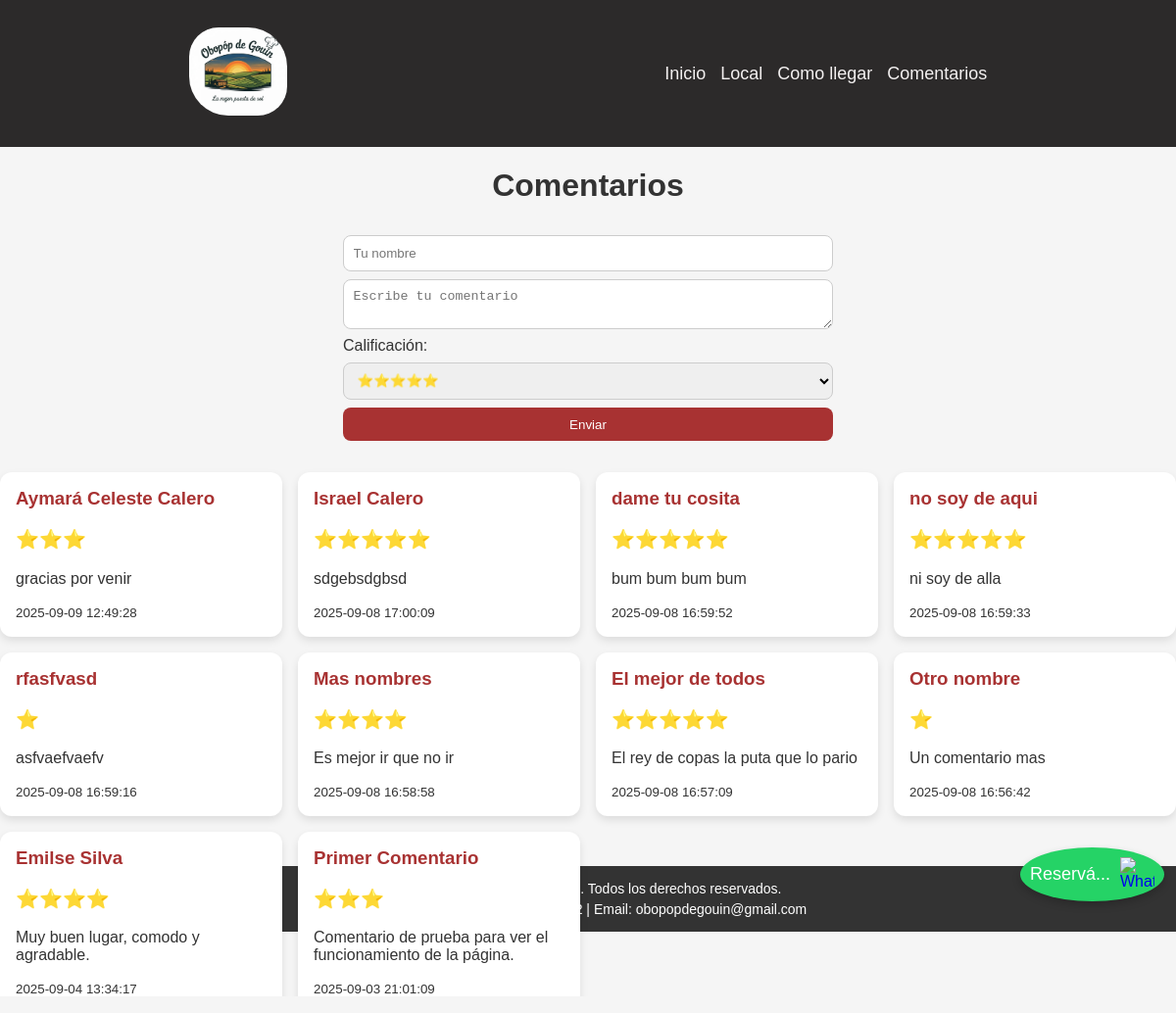
Page /comentarios on the committed database.
### tables this page shows
CREATE TABLE comments (
                            id INTEGER PRIMARY KEY AUTOINCREMENT,
                            name TEXT NOT NULL,
                            comment TEXT NOT NULL,
                            rating INTEGER CHECK(rating BETWEEN 1 AND 5),
                            created_at TIMESTAMP DEFAULT CURRENT_TIMESTAMP
                        );

### app.py (the view, shortened to what this page needs)
@app.route("/comentarios", methods=["GET", "POST"])
def comentarios():
    init_db()
    with sqlite3.connect(DB_NAME) as conn:
        conn.row_factory = sqlite3.Row
        comments = conn.execute("SELECT * FROM comments ORDER BY created_at DESC").fetchall()
    return render_template("comentarios.html", comments=comments)

### app.py (called while the page is built)
def init_db():
    with sqlite3.connect(DB_NAME) as conn:
        conn.execute('''CREATE TABLE IF NOT EXISTS comments (
                            id INTEGER PRIMARY KEY AUTOINCREMENT,
                            name TEXT NOT NULL,
                            comment TEXT NOT NULL,
                            rating INTEGER CHECK(rating BETWEEN 1 AND 5),
                            created_at TIMESTAMP DEFAULT CURRENT_TIMESTAMP
                        )''')

### templates/comentarios.html (shortened to what this page needs)
{% extends "base.html" %}
{% block content %}
<h1>Comentarios</h1>
  <form method="POST" class="comment-form">
    <input type="text" name="name" placeholder="Tu nombre" required>
    <textarea name="comment" placeholder="Escribe tu comentario" required></textarea>
    <label for="rating">Calificación:</label>
    <select name="rating" required>
      <option value="5">⭐⭐⭐⭐⭐</option>
    </select>
    <button type="submit">Enviar</button>
  </form>
  <section class="comments-grid">
    {% for c in comments %}
      <div class="comment-card">
        <h3>{{ c['name'] }}</h3>
        <p class="stars">{% for i in range(c['rating']) %}⭐{% endfor %}</p>
        <p>{{ c['comment'] }}</p>
        <small>{{ c['created_at'] }}</small>
      </div>
    {% endfor %}
  </section>
{% endblock %}

### templates/base.html (shortened to what this page needs)
<!DOCTYPE html>
<html lang="es">
<head>
    <link rel="stylesheet" href="{{url_for('static', filename='css/estilos.css')}}">
</head>
<body>
    <header>
        <div class="logo">
            <img src="{{ url_for('static', filename='img/logo2.jpeg')}}" alt="logo">
        </div>
        <div class="nav">
            <ul>
                <li id="nav_inicio"><a href="{{url_for('inicio')}}">Inicio</a></li>
                <li id="nav_local"><a href="{{url_for('local')}}">Local</a></li>
                <li id="nav_comollegar"><a href="{{url_for('comollegar')}}">Como llegar</a></li>
                <li id="nav_comentarios"><a href="{{url_for('comentarios')}}">Comentarios</a></li>
            </ul>
        </div>
    </header>
    <main>
        {% block content %}{% endblock %}
        <a href="https://wa.me/5491133203512?text=Hola,%20me%20gustaría%20hacer%20una%20reserva%20para%20conocer%20obopóp%20de%20Gouin."
            class="whatsapp-button" target="_blank">
            <p>Reservá...</p>
            <img src="https://cdn-icons-png.flaticon.com/512/733/733585.png" alt="WhatsApp">
        </a>
    </main>
    <footer>
        <p>&copy; 2025 Obopóp de Gouin. Todos los derechos reservados.</p>
        <p>Contacto: +54 9 11 3320 3512 | Email: obopopdegouin@gmail.com</p>
    </footer>
</body>
</html>

### static/css/estilos.css (style rules this page uses)
:root { --bg: #f5f5f5; --card-bg: #ffffff; --text: #333333; --muted: #666666; --primary: #22c55e; --accent: #f59e0b; --border: #dddddd; --radius: 12px; --shadow: 0 4px 12px rgba(0, 0, 0, 0.1); --card-shadow: rgba(0, 0, 0, 0.1); --primary-color: #a83232; }
html, body { margin: 0; padding: 0; font-family: Arial, Helvetica, sans-serif; background-color: var(--bg); color: var(--text); display: flex; flex-direction: column; min-height: 100vh; }
main { position: relative; top: 150px; flex-grow: 1; }
header { background-color: #2c2a2a; display: flex; justify-content: space-around; align-items: center; height: 150px; width: 100%; position: fixed; top: 0; z-index: 1000; }
header a { color: #f3f0f0; text-decoration: none; font-size: 18px; transition: color 0.3s ease; }
header .logo img { width: 100px; height: auto; border-radius: 30px 40px; }
header .nav ul { list-style-type: none; margin: 0; padding: 0; display: flex; gap: 15px; }
.nav { display: block; }
h1 { text-align: center; margin-bottom: 2rem; }
.cards, .comments-grid { display: grid; grid-template-columns: repeat(4, 1fr); gap: 1rem; }
.comment-form { max-width: 500px; margin: 0 auto 2rem; display: flex; flex-direction: column; gap: 0.5rem; }
.comment-form input, .comment-form textarea, .comment-form select, .comment-form button { padding: 0.6rem; border: 1px solid #ccc; border-radius: 8px; }
.comment-form button { background: var(--primary-color); color: white; border: none; cursor: pointer; transition: background 0.3s ease; }
.comment-card { background: var(--card-bg); padding: 1rem; border-radius: 12px; box-shadow: 0 4px 8px var(--card-shadow); transition: transform 0.3s ease; }
.comment-card h3 { margin-top: 0; color: var(--primary-color); }
.stars { font-size: 1.2rem; color: gold; }
.whatsapp-button { position: fixed; bottom: 11%; right: 1%; text-decoration: none; background-color: #25D366; border-radius: 50%; box-shadow: 0 4px 8px rgba(0, 0, 0, 0.2); display: flex; gap: 10px; align-items: center; z-index: 1000; transition: transform 0.3s ease; padding: 10px; }
.whatsapp-button p { color: white; white-space: nowrap; font-size: 18px; margin: 0; }
.whatsapp-button img { width: 35px; height: 35px; }
footer { background-color: #333; color: white; text-align: center; padding: 10px 0; width: 100%; margin-top: auto; }
footer p { margin: 5px 15px; font-size: 14px; width: 100%; }

### rows in the picture
comments: name "Aymará Celeste Calero", rating 3 (drawn), comment "gracias por venir", created_at "2025-09-09 12:49:28"
comments: name "Israel Calero", rating 5 (drawn), comment "sdgebsdgbsd", created_at "2025-09-08 17:00:09"
comments: name "dame tu cosita", rating 5 (drawn), comment "bum bum bum bum", created_at "2025-09-08 16:59:52"
comments: name "no soy de aqui", rating 5 (drawn), comment "ni soy de alla", created_at "2025-09-08 16:59:33"
comments: name "rfasfvasd", rating 1 (drawn), comment "asfvaefvaefv", created_at "2025-09-08 16:59:16"
comments: name "Mas nombres", rating 4 (drawn), comment "Es mejor ir que no ir", created_at "2025-09-08 16:58:58"
comments: name "El mejor de todos", rating 5 (drawn), comment "El rey de copas la puta que lo pario", created_at "2025-09-08 16:57:09"
comments: name "Otro nombre", rating 1 (drawn), comment "Un comentario mas", created_at "2025-09-08 16:56:42"
comments: name "Emilse Silva", rating 4 (drawn), comment "Muy buen lugar, comodo y agradable.", created_at "2025-09-04 13:34:17"
comments: name "Primer Comentario", rating 3 (drawn), comment "Comentario de prueba para ver el funcionamiento de la página.", created_at "2025-09-03 21:01:09"
